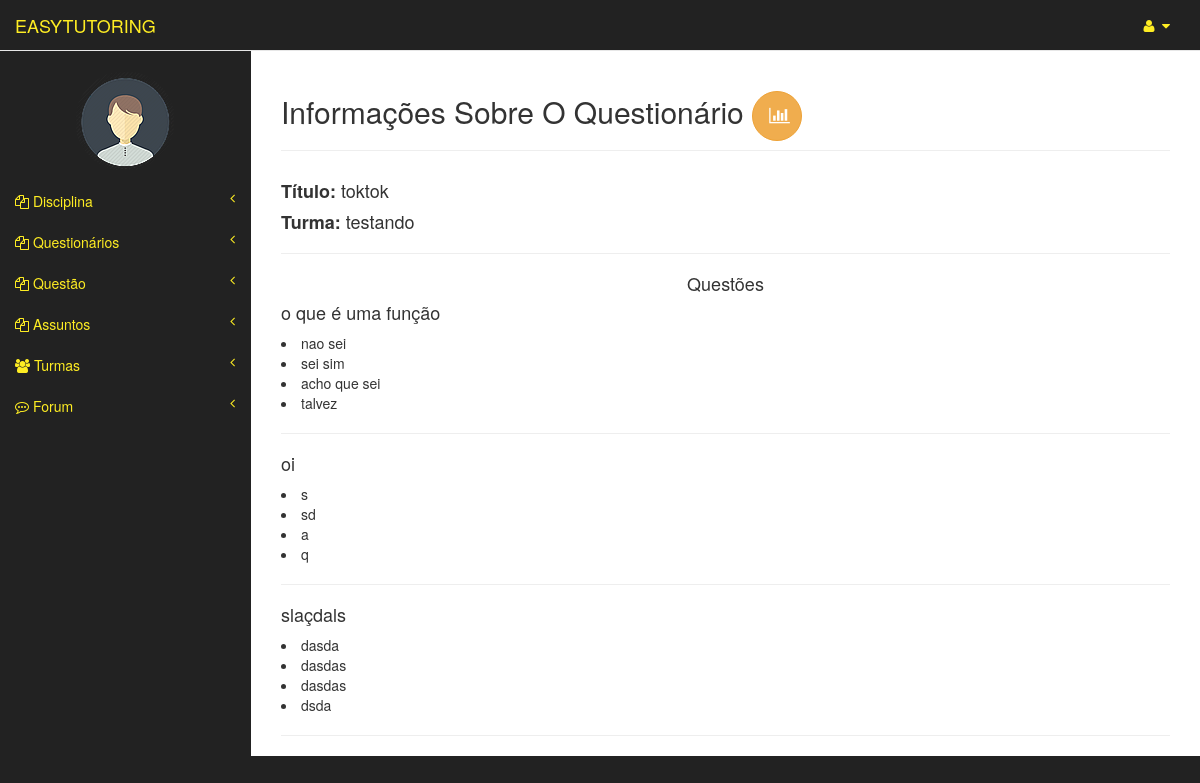
The app's page /questionarios/16/show (signed in) with its own data.
### usuarios/models.py (models this page shows, shortened)
class Usuario(models.Model):
	user = models.OneToOneField(User)
	matricula = models.CharField(max_length=20)
	curso = models.CharField(max_length=3)
	tipo = models.CharField(max_length=8, blank=False,null=True)
	nome_completo = models.CharField(max_length=150)
	img = models.ImageField(upload_to="img/original/", blank=True)
	thumb = ThumbnailerImageField(upload_to="img/thumb/", blank=True,null=True,resize_source=dict(size=(100, 100), sharpen=True))

### questionarios/models.py (models this page shows)
class Questionario(models.Model):
	codigo = models.CharField(max_length=50)
	turma = models.ForeignKey(Turma,null=True)
	professor = models.ForeignKey(Professor)
	questoes = models.ManyToManyField(Questao)

### turmas/models.py (models this page shows)
class Turma(models.Model):
	codigo = models.CharField(max_length=150)
	disciplina = models.ForeignKey(Disciplina, related_name='disciplinas',null=True)
	professor = models.ForeignKey(Professor, related_name='professores')
	tutor = models.ForeignKey(Tutor, related_name='tutores')
	alunos = models.ManyToManyField(Aluno, related_name='alunos')
	def __str__(self):
		return self.codigo

### questoes/models.py (models this page shows, shortened)
class Questao(models.Model):
	enunciado = models.CharField(max_length=200,null=True)
	assunto = models.ForeignKey(Assunto)
	letra_a = models.CharField(max_length=200)
	letra_b = models.CharField(max_length=200)
	letra_c = models.CharField(max_length=200)
	letra_d = models.CharField(max_length=200)
	resposta = models.CharField(max_length=200)
	observacao = models.CharField(max_length=200)

### questionarios/views.py (the view)
# urls.py: url(r'^(?P<questionario_id>[0-9]+)/show', views.show, name='show'),
def show(request,questionario_id):
	user = request.user
	usuario = Professor.objects.get(user=user)
	questionario = Questionario.objects.get(pk=questionario_id)
	questoes = questionario.questoes.all()
	context = {'usuario':usuario,'questionario':questionario, 'questoes':questoes}
	return render(request,'questionarios/show.html',context=context)

### templates/questionarios/show.html
{% extends "professor_area/index.html" %}
{% load widget_tweaks %}
{% block pageHeader %}
    <h2 class="page-header">Informações Sobre O Questionário
    <a  href="{% url 'resultados:index' questionario.id %}"> <button style: "float: right;" type="button" class="btn btn-warning btn-circle btn-lg"><i class="fa fa-bar-chart-o  "></i>
                            </button></a></h2>
{% endblock pageHeader %}
{% block form %}
    <h4><b>Título: </b>{{ questionario.codigo }}</h4>
    <h4><b>Turma: </b>{{ questionario.turma }}</h4><hr>
    <center><h4>Questões</h4></center>
    {% for questao in questoes %}
        <h4>{{ questao.enunciado }}</h4>
            <li>{{questao.letra_a}}</li>
            <li>{{questao.letra_b}}</li>
            <li>{{questao.letra_c}}</li>
            <li>{{questao.letra_d}}</li>
            <hr>
    {% endfor %}
{% endblock form %}

### templates/professor_area/index.html (shortened to what this page needs)
{% extends "templateEasyTutoring.html" %}
{% block principal %}
    <a class="navbar-brand" href="{% url 'professor_area:index' %}" id="link-color">EASYTUTORING</a>
{% endblock principal %}
{% block barraLateral %}
                <div class="navbar-default sidebar" role="navigation">
                <div class="sidebar-nav navbar-collapse" >
                    <ul class="nav" id="side-menu">
                        <br>
                       <center><p><img src="{{ usuario.thumb.url}}" class= "img-circle"/> </p></center>
                        <li class="itens-menu">
                            <a href="#" id="link-color"><i class="fa fa-files-o"></i> Disciplina<span class="fa arrow"></span></a>
                        </li>
                        <li class="itens-menu">
                            <a href="#" id="link-color"><i class="fa fa-files-o"></i> Questionários<span class="fa arrow"></span></a>
                        </li>
                        <li class="itens-menu">
                            <a href="#" id="link-color"><i class="fa fa-files-o"></i> Questão<span class="fa arrow"></span></a>
                        </li>
                        <li class="itens-menu">
                            <a href="#" id="link-color"><i class="fa fa-files-o"></i> Assuntos<span class="fa arrow"></span></a>
                        </li>
                        <li class="itens-menu">
                            <a href="#" id="link-color"><i class="fa fa-users"></i> Turmas<span class="fa arrow"></span></a>
                        </li>
                        <li class="itens-menu">
                            <a href="#" id="link-color"><i class="fa fa-commenting-o"></i> Forum<span class="fa arrow"></span></a>
                        </li>
                    </ul>
                </div>
            </div>
{% endblock barraLateral %}

### static/css/tutoring.css (style rules this page uses)
#link-color { color: #feed23; }

### records on screen
Usuario: thumb (picture)
Questionario: codigo "toktok", turma "testando"
Questao: enunciado "o que é uma função", letra_a "nao sei", letra_b "sei sim", letra_c "acho que sei", letra_d "talvez"
Questao: enunciado "oi", letra_a "s", letra_b "sd", letra_c "a", letra_d "q"
Questao: enunciado "slaçdals", letra_a "dasda", letra_b "dasdas", letra_c "dasdas", letra_d "dsda"
